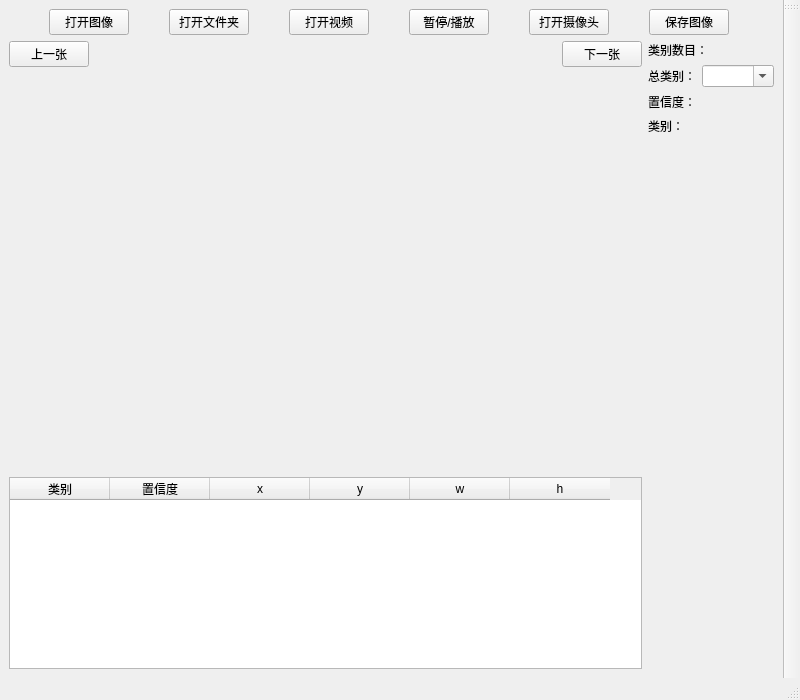
<?xml version="1.0" encoding="UTF-8"?>
<ui version="4.0">
 <class>MainWindow</class>
 <widget class="QMainWindow" name="MainWindow">
  <property name="geometry">
   <rect>
    <x>0</x>
    <y>0</y>
    <width>800</width>
    <height>700</height>
   </rect>
  </property>
  <property name="windowTitle">
   <string>MainWindow</string>
  </property>
  <widget class="QWidget" name="centralwidget">
   <layout class="QVBoxLayout" name="verticalLayout_4">
    <item>
     <widget class="QWidget" name="widget_2" native="true">
      <property name="sizePolicy">
       <sizepolicy hsizetype="Preferred" vsizetype="Fixed">
        <horstretch>0</horstretch>
        <verstretch>0</verstretch>
       </sizepolicy>
      </property>
      <layout class="QHBoxLayout" name="horizontalLayout">
       <property name="spacing">
        <number>0</number>
       </property>
       <property name="leftMargin">
        <number>0</number>
       </property>
       <property name="topMargin">
        <number>0</number>
       </property>
       <property name="rightMargin">
        <number>0</number>
       </property>
       <property name="bottomMargin">
        <number>0</number>
       </property>
       <item>
        <widget class="QPushButton" name="pushButton">
         <property name="sizePolicy">
          <sizepolicy hsizetype="Fixed" vsizetype="Fixed">
           <horstretch>0</horstretch>
           <verstretch>0</verstretch>
          </sizepolicy>
         </property>
         <property name="text">
          <string>打开图像</string>
         </property>
        </widget>
       </item>
       <item>
        <widget class="QPushButton" name="pushButton_6">
         <property name="sizePolicy">
          <sizepolicy hsizetype="Fixed" vsizetype="Fixed">
           <horstretch>0</horstretch>
           <verstretch>0</verstretch>
          </sizepolicy>
         </property>
         <property name="text">
          <string>打开文件夹</string>
         </property>
        </widget>
       </item>
       <item>
        <widget class="QPushButton" name="pushButton_2">
         <property name="sizePolicy">
          <sizepolicy hsizetype="Fixed" vsizetype="Fixed">
           <horstretch>0</horstretch>
           <verstretch>0</verstretch>
          </sizepolicy>
         </property>
         <property name="text">
          <string>打开视频</string>
         </property>
        </widget>
       </item>
       <item>
        <widget class="QPushButton" name="pushButton_5">
         <property name="sizePolicy">
          <sizepolicy hsizetype="Fixed" vsizetype="Fixed">
           <horstretch>0</horstretch>
           <verstretch>0</verstretch>
          </sizepolicy>
         </property>
         <property name="text">
          <string>暂停/播放</string>
         </property>
        </widget>
       </item>
       <item>
        <widget class="QPushButton" name="pushButton_4">
         <property name="sizePolicy">
          <sizepolicy hsizetype="Fixed" vsizetype="Fixed">
           <horstretch>0</horstretch>
           <verstretch>0</verstretch>
          </sizepolicy>
         </property>
         <property name="text">
          <string>打开摄像头</string>
         </property>
        </widget>
       </item>
       <item>
        <widget class="QPushButton" name="pushButton_3">
         <property name="sizePolicy">
          <sizepolicy hsizetype="Fixed" vsizetype="Fixed">
           <horstretch>0</horstretch>
           <verstretch>0</verstretch>
          </sizepolicy>
         </property>
         <property name="text">
          <string>保存图像</string>
         </property>
        </widget>
       </item>
      </layout>
     </widget>
    </item>
    <item>
     <layout class="QHBoxLayout" name="horizontalLayout_7">
      <item>
       <layout class="QVBoxLayout" name="verticalLayout_3">
        <item>
         <layout class="QVBoxLayout" name="verticalLayout_2">
          <item>
           <layout class="QHBoxLayout" name="horizontalLayout_2" stretch="1,0,1">
            <property name="sizeConstraint">
             <enum>QLayout::SetDefaultConstraint</enum>
            </property>
            <item>
             <widget class="QPushButton" name="pushButton_7">
              <property name="sizePolicy">
               <sizepolicy hsizetype="Fixed" vsizetype="Fixed">
                <horstretch>0</horstretch>
                <verstretch>0</verstretch>
               </sizepolicy>
              </property>
              <property name="text">
               <string>上一张</string>
              </property>
             </widget>
            </item>
            <item>
             <spacer name="horizontalSpacer">
              <property name="orientation">
               <enum>Qt::Horizontal</enum>
              </property>
              <property name="sizeHint" stdset="0">
               <size>
                <width>40</width>
                <height>20</height>
               </size>
              </property>
             </spacer>
            </item>
            <item>
             <widget class="QPushButton" name="pushButton_8">
              <property name="sizePolicy">
               <sizepolicy hsizetype="Fixed" vsizetype="Fixed">
                <horstretch>0</horstretch>
                <verstretch>0</verstretch>
               </sizepolicy>
              </property>
              <property name="text">
               <string>下一张</string>
              </property>
             </widget>
            </item>
           </layout>
          </item>
          <item>
           <widget class="QLabel" name="label">
            <property name="sizePolicy">
             <sizepolicy hsizetype="Expanding" vsizetype="Maximum">
              <horstretch>0</horstretch>
              <verstretch>0</verstretch>
             </sizepolicy>
            </property>
            <property name="minimumSize">
             <size>
              <width>0</width>
              <height>0</height>
             </size>
            </property>
            <property name="maximumSize">
             <size>
              <width>16777215</width>
              <height>1000</height>
             </size>
            </property>
            <property name="layoutDirection">
             <enum>Qt::LeftToRight</enum>
            </property>
            <property name="text">
             <string/>
            </property>
            <property name="textFormat">
             <enum>Qt::AutoText</enum>
            </property>
            <property name="scaledContents">
             <bool>true</bool>
            </property>
            <property name="alignment">
             <set>Qt::AlignCenter</set>
            </property>
           </widget>
          </item>
         </layout>
        </item>
        <item>
         <widget class="QTableWidget" name="tableWidget">
          <property name="sizePolicy">
           <sizepolicy hsizetype="Expanding" vsizetype="Maximum">
            <horstretch>0</horstretch>
            <verstretch>0</verstretch>
           </sizepolicy>
          </property>
          <property name="columnCount">
           <number>6</number>
          </property>
          <attribute name="horizontalHeaderVisible">
           <bool>true</bool>
          </attribute>
          <attribute name="horizontalHeaderCascadingSectionResizes">
           <bool>false</bool>
          </attribute>
          <attribute name="horizontalHeaderHighlightSections">
           <bool>true</bool>
          </attribute>
          <attribute name="horizontalHeaderShowSortIndicator" stdset="0">
           <bool>false</bool>
          </attribute>
          <attribute name="horizontalHeaderStretchLastSection">
           <bool>false</bool>
          </attribute>
          <column>
           <property name="text">
            <string>类别</string>
           </property>
          </column>
          <column>
           <property name="text">
            <string>置信度</string>
           </property>
          </column>
          <column>
           <property name="text">
            <string>x</string>
           </property>
          </column>
          <column>
           <property name="text">
            <string>y</string>
           </property>
          </column>
          <column>
           <property name="text">
            <string>w</string>
           </property>
          </column>
          <column>
           <property name="text">
            <string>h</string>
           </property>
          </column>
         </widget>
        </item>
       </layout>
      </item>
      <item>
       <layout class="QVBoxLayout" name="verticalLayout">
        <item>
         <layout class="QHBoxLayout" name="horizontalLayout_5">
          <item>
           <widget class="QLabel" name="label_6">
            <property name="text">
             <string>类别数目：</string>
            </property>
           </widget>
          </item>
          <item>
           <widget class="QLabel" name="label_7">
            <property name="text">
             <string/>
            </property>
           </widget>
          </item>
         </layout>
        </item>
        <item>
         <layout class="QHBoxLayout" name="horizontalLayout_6">
          <item>
           <widget class="QLabel" name="label_8">
            <property name="text">
             <string>总类别：</string>
            </property>
           </widget>
          </item>
          <item>
           <widget class="QComboBox" name="comboBox">
            <property name="autoFillBackground">
             <bool>false</bool>
            </property>
            <property name="editable">
             <bool>true</bool>
            </property>
           </widget>
          </item>
         </layout>
        </item>
        <item>
         <layout class="QHBoxLayout" name="horizontalLayout_3">
          <item>
           <widget class="QLabel" name="label_4">
            <property name="text">
             <string>置信度：</string>
            </property>
           </widget>
          </item>
          <item>
           <widget class="QLabel" name="label_2">
            <property name="text">
             <string/>
            </property>
           </widget>
          </item>
         </layout>
        </item>
        <item>
         <layout class="QHBoxLayout" name="horizontalLayout_4">
          <item>
           <widget class="QLabel" name="label_5">
            <property name="text">
             <string>类别：</string>
            </property>
           </widget>
          </item>
          <item>
           <widget class="QLabel" name="label_3">
            <property name="text">
             <string/>
            </property>
           </widget>
          </item>
         </layout>
        </item>
        <item>
         <spacer name="verticalSpacer">
          <property name="orientation">
           <enum>Qt::Vertical</enum>
          </property>
          <property name="sizeHint" stdset="0">
           <size>
            <width>20</width>
            <height>40</height>
           </size>
          </property>
         </spacer>
        </item>
       </layout>
      </item>
     </layout>
    </item>
   </layout>
  </widget>
  <widget class="QMenuBar" name="menubar">
   <property name="geometry">
    <rect>
     <x>0</x>
     <y>0</y>
     <width>800</width>
     <height>23</height>
    </rect>
   </property>
  </widget>
  <widget class="QStatusBar" name="statusbar"/>
  <widget class="QToolBar" name="toolBar">
   <property name="windowTitle">
    <string>toolBar</string>
   </property>
   <attribute name="toolBarArea">
    <enum>RightToolBarArea</enum>
   </attribute>
   <attribute name="toolBarBreak">
    <bool>false</bool>
   </attribute>
  </widget>
 </widget>
 <resources/>
 <connections/>
</ui>
